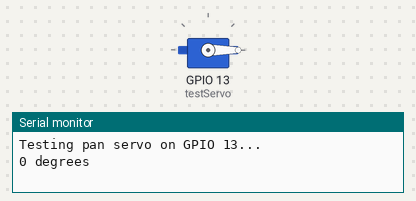
Recording of a sketch running on a simulated ESP32. On the bench: servo, the last lines printed to the serial monitor.

Above: at 1.05 s.
At 3.25 s:
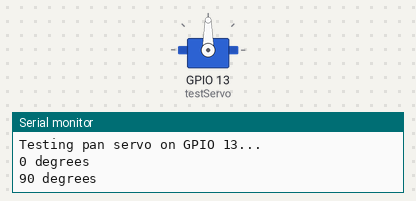
At 5.5 s:
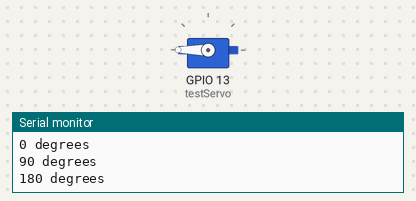
Timing chart, 0 to 6.9 s (numbered marks = the images above):
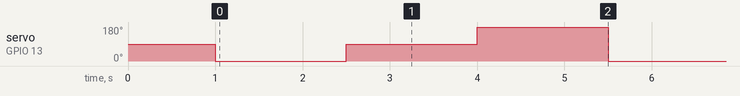

The sketch:

Test2c_ServoPinTest.ino
```cpp
// SERVO PIN TEST - pan servo on GPIO 13
// Connect MG996R pan servo:
//   Orange → GPIO 13
//   Red    → Battery (+)
//   Brown  → Battery (-) and ESP32 GND

#include <Arduino.h>
#include <ESP32Servo.h>

Servo testServo;

void setup() {
    Serial.begin(115200);
    delay(1000);

    testServo.attach(13);  // Pan servo on GPIO 13
    Serial.println("Testing pan servo on GPIO 13...");
}

void loop() {
    Serial.println("0 degrees");
    testServo.write(0);
    delay(1500);

    Serial.println("90 degrees");
    testServo.write(90);
    delay(1500);

    Serial.println("180 degrees");
    testServo.write(180);
    delay(1500);
}
```

Measured:
- by itself, servo on GPIO 13 (testServo): repeats every 4.5 s: 90° 1.5 s, 180° 1.5 s, 0° 1.5 s
